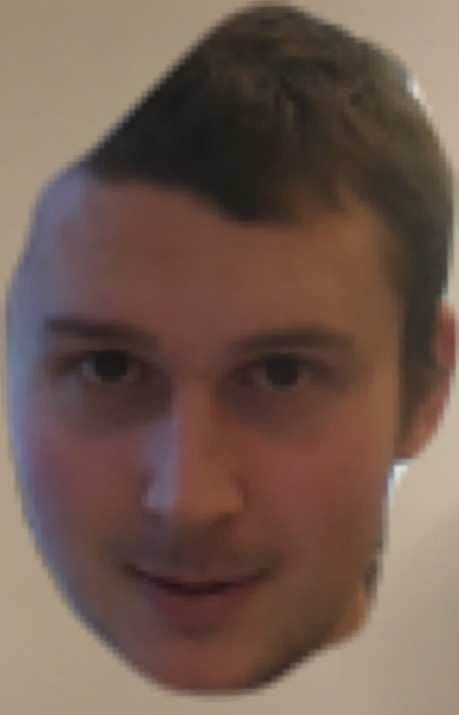
#> input picture remote/java/src/petter.jpg, 917 x 1429 px, given in place of the camera (shown at 1/2 size)
$ python morphological_transformation.py
#> lines starting #> are read from the running program, lines starting #| are printed output that depends on the picture; after the words box and inside, x2 and y2 are one past the last pixel; in counts of white or black regions, pixels touching at a corner belong together
#!/usr/bin/env python
# -*- coding: utf-8 -*-

# Importing packages
import cv2
import numpy as np


def nothing(x):
    """Nothing much."""
    pass


# Start recording on camera
cap = cv2.VideoCapture(0)
# Creates a window containing trackbars
Trackbars = np.zeros([100, 700], np.uint8)
cv2.namedWindow("Trackbars")
cv2.createTrackbar("L - H", "Trackbars", 0, 179, nothing)
#> slider 'L - H' is set to 35
cv2.createTrackbar("L - S", "Trackbars", 0, 255, nothing)
#> slider 'L - S' is set to 51
cv2.createTrackbar("L - V", "Trackbars", 0, 255, nothing)
#> slider 'L - V' is set to 51
cv2.createTrackbar("U - H", "Trackbars", 179, 179, nothing)
cv2.createTrackbar("U - S", "Trackbars", 255, 255, nothing)
cv2.createTrackbar("U - V", "Trackbars", 255, 255, nothing)
cv2.createTrackbar('S ROWS', 'Trackbars', 0, 480, nothing)
#> slider 'S ROWS' is set to 100
cv2.createTrackbar('E ROWS', 'Trackbars', 480, 480, nothing)
cv2.createTrackbar('S COL', 'Trackbars', 0, 640, nothing)
#> slider 'S COL' is set to 100
cv2.createTrackbar('E COL', 'Trackbars', 640, 640, nothing)

while True:
    # Take each frame
    _, frame = cap.read()
#> frame is the input picture: shape (1429, 917, 3); mean B, G, R 78.4, 89.9, 112.1

    # Convert RGB to HSV
    hsv = cv2.cvtColor(frame, cv2.COLOR_BGR2HSV)
#> hsv: shape (1429, 917, 3); mean H, S, V 28.1, 83.4, 112.8

    s_r = cv2.getTrackbarPos('S ROWS', 'Trackbars')
    e_r = cv2.getTrackbarPos('E ROWS', 'Trackbars')
    s_c = cv2.getTrackbarPos('S COL', 'Trackbars')
    e_c = cv2.getTrackbarPos('E COL', 'Trackbars')

    roi = frame[s_r: e_r, s_c: e_c]
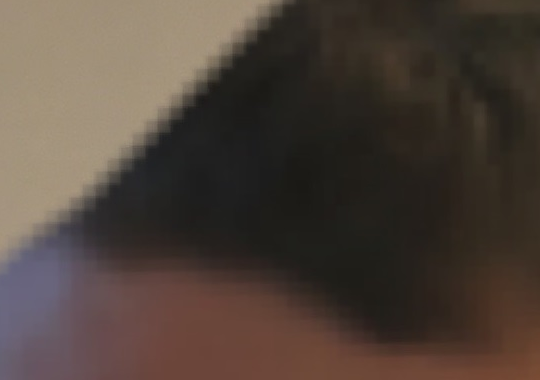
#> roi: shape (380, 540, 3); mean B, G, R 58.1, 66.6, 78.9

    # Reads trackbar position
    l_h = cv2.getTrackbarPos("L - H", "Trackbars")
    l_s = cv2.getTrackbarPos("L - S", "Trackbars")
    l_v = cv2.getTrackbarPos("L - V", "Trackbars")
    u_h = cv2.getTrackbarPos("U - H", "Trackbars")
    u_s = cv2.getTrackbarPos("U - S", "Trackbars")
    u_v = cv2.getTrackbarPos("U - V", "Trackbars")

    # Assign trackbar values to HSV-limits.
    lower_blue = np.array([l_h, l_s, l_v])
    upper_blue = np.array([u_h, u_s, u_v])

    # Creates a mask
    mask = cv2.inRange(hsv, lower_blue, upper_blue)
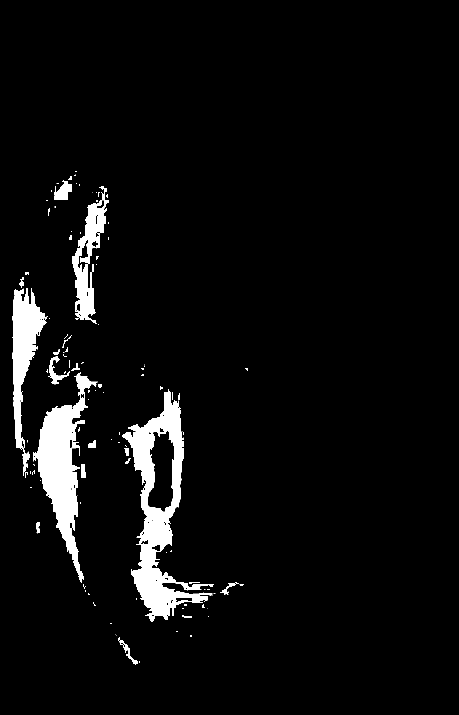
#> mask: shape (1429, 917) (shown at 1/2 size); 5% white; 119 white regions (74 under 20 px), largest, box (x1, y1, x2, y2) and area: (244, 778, 427, 1244) 24831, (66, 744, 195, 1166) 18234, (24, 576, 96, 956) 10216

    # Removing noise and enlarging the mask
    kernel = np.ones((5, 5), np.uint8)
    erosion = cv2.erode(mask, kernel)
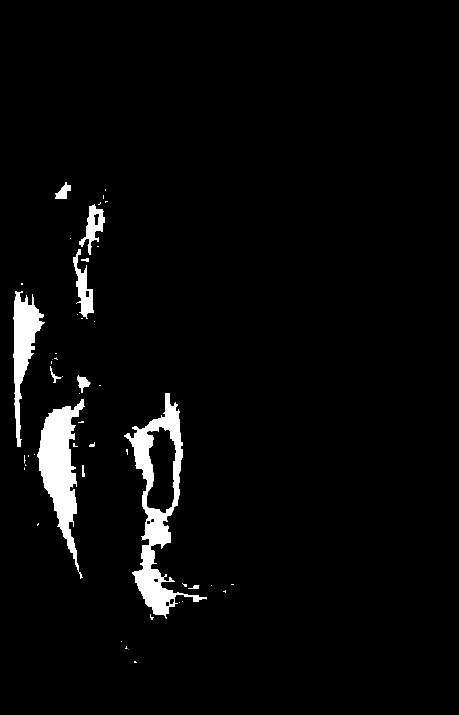
#> erosion: shape (1429, 917) (shown at 1/2 size); 3.6% white; 50 white regions (31 under 20 px), largest, box (x1, y1, x2, y2) and area: (248, 786, 414, 1238) 18095, (75, 798, 170, 1158) 14380, (26, 582, 90, 894) 7755
    dilation = cv2.dilate(mask, kernel)
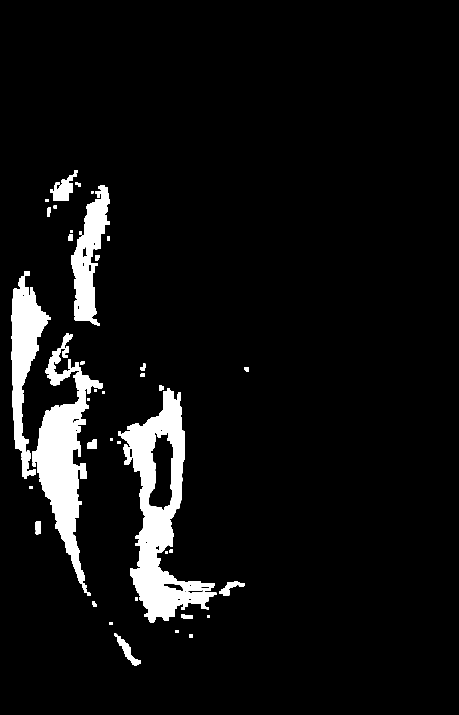
#> dilation: shape (1429, 917) (shown at 1/2 size); 6.6% white; 42 white regions, largest, box (x1, y1, x2, y2) and area: (236, 776, 433, 1246) 31974, (64, 666, 206, 1192) 25086, (22, 542, 102, 958) 13522
    opening = cv2.morphologyEx(mask, cv2.MORPH_OPEN, kernel, iterations=2)
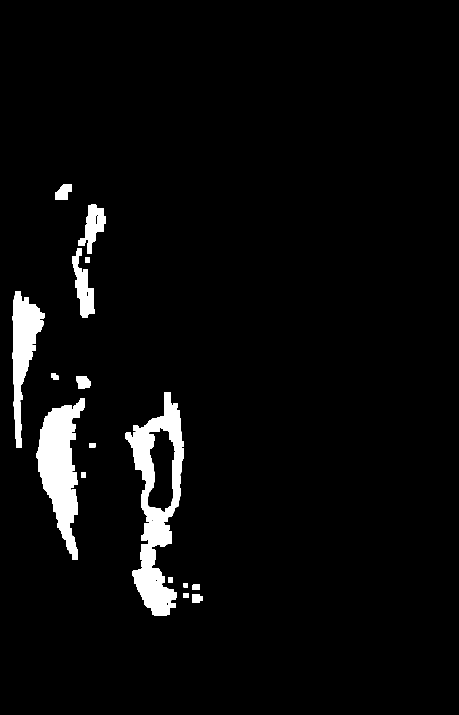
#> opening: shape (1429, 917) (shown at 1/2 size); 4.2% white; 16 white regions, largest, box (x1, y1, x2, y2) and area: (250, 784, 367, 1232) 21472, (73, 796, 170, 1120) 16102, (24, 582, 90, 896) 9270
    closing = cv2.morphologyEx(mask, cv2.MORPH_CLOSE, kernel)
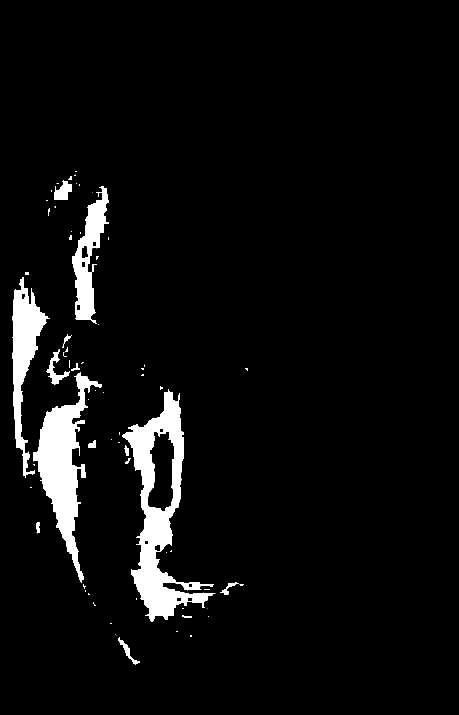
#> closing: shape (1429, 917) (shown at 1/2 size); 5.3% white; 67 white regions (37 under 20 px), largest, box (x1, y1, x2, y2) and area: (244, 778, 431, 1244) 26082, (66, 744, 204, 1166) 19109, (24, 554, 100, 956) 10941
    result = cv2.bitwise_and(roi, roi)

    # Show frame different frames
    cv2.imshow("frame", frame)
    cv2.imshow("mask", mask)
    cv2.imshow("erosion", erosion)
    cv2.imshow("dilation", dilation)
    cv2.imshow("Opening", opening)
    cv2.imshow("Closing", closing)
    cv2.imshow("Result", result)

    # Break loop with ESC-key
    key = cv2.waitKey(1)
#> (key Esc is pressed here)
    if key == 27:
        break

# Close all windows
cap.release()
cv2.destroyAllWindows()
